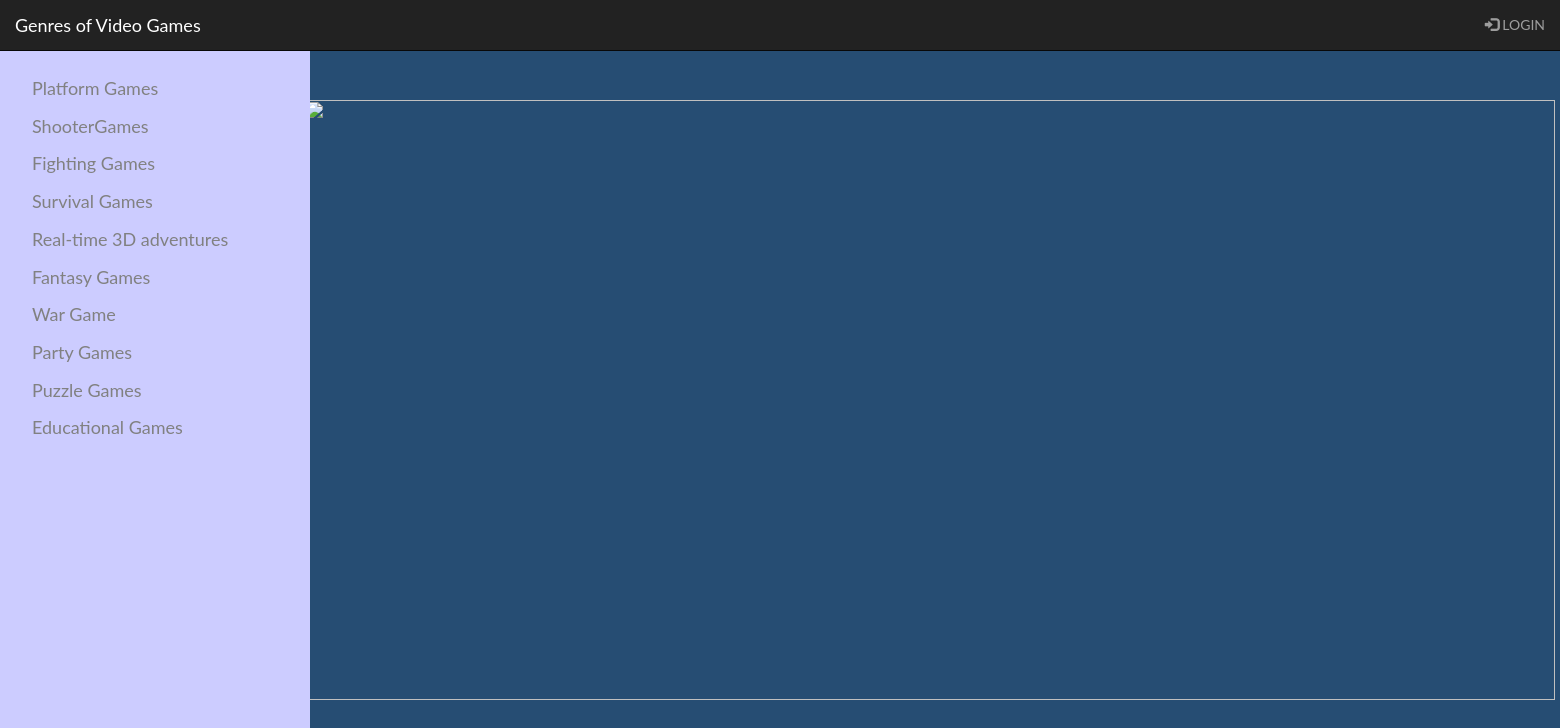
The page /home on the database its author committed.
### db_Setup.py (models this page shows, shortened)
class GameType(Base):
    __tablename__ = 'gametype'
    id = Column(Integer, primary_key=True)
    name = Column(String(250), nullable=False)
    user_id = Column(Integer, ForeignKey('gmailuser.id'))
    user = relationship(GmailUser, backref="gametype")

### file.py (the view)
@app.route('/')
@app.route('/home')
def home():
    value = session.query(GameType).all()
    return render_template('myhome.html', value=value)

### templates/myhome.html (shortened to what this page needs)
{% include 'nav.html' %}
<div class="main">
{% block content %}
	<div class="text-center">
		<img style="width: 1250px; height: 600px; margin: 0; padding: 0; margin-top: 0px" src="https://cdn.vox-cdn.com/thumbor/SZyd813bDiTnqj8a7_yqmlAlFmM=/0x0:1268x717/1200x800/filters:focal(533x258:735x460)/cdn.vox-cdn.com/uploads/chorus_image/image/58980137/fn_battle_royale_1268x717_cf9fa8a783c249aa8d6929126e29f5f190620357.0.jpg"
	</div>
{% endblock content %}
</div>

### templates/nav.html (shortened to what this page needs)
<!DOCTYPE html>
<html lang="en">
<head>
  <link rel="stylesheet" href="https://maxcdn.bootstrapcdn.com/bootstrap/3.3.7/css/bootstrap.min.css">
</head>
<body style="background-color:#264d73">
<nav class="navbar navbar-inverse  navbar-fixed-top">
  <div class="container-fluid">
    <div class="navbar-header">
      <a class="navbar-brand" href="{{ url_for('home') }}">Genres of Video Games</a>
    </div>
    <ul class="nav navbar-nav navbar-right">
      {% if 'username' in session %}
            <li><button class="btn btn-warning mr-sm-2" style="margin-top: 5px; color:#FFFFFF; background-color:#ECE5B6;"><a href="{{ url_for('addGameName')}}">ADD GAME NAME</a></button></li>
            <li style="margin: 10px;"><p class="text-primary mr-sm-2"style="color:#ffcc00">{{ session.username }}</p></li>
            <li><a href="{{ url_for('logout')}}"><span class="glyphicon glyphicon-log-in"></span> LOGOUT</a></li>
      {% else %}
            <li><a href="{{ url_for('showLogin')}}"><span class="glyphicon glyphicon-log-in"></span> LOGIN</a></li>
      {% endif %}
    </ul>
  </div>
</nav>
<div class="sidenav">
  <table>
      {% for ve in value %}
      <tr>
          <td><a href="{{ url_for('showGames',veid=ve.id)}}">{{ve.name}}</a></td>
        </tr>
      {% endfor %}
  </table>
</div>
</body>
</html>

### templates/nav.html (style rules this page uses)
body { font-family: "Lato", sans-serif; }
.sidenav { height: 100%; width: 310px; position: fixed; z-index: 1; top: 50px; left: 0; background-color: #ccccff; overflow-x: hidden; padding-top: 20px; }
.sidenav a { padding: 6px 6px 6px 32px; text-decoration: none; font-size: 18px; color: #818181; display: block; }
.main { margin-left: 300px; }

### rows shown on the page
GameType: name "Platform Games"
GameType: name "ShooterGames"
GameType: name "Fighting Games"
GameType: name "Survival Games"
GameType: name "Real-time 3D adventures"
GameType: name "Fantasy Games"
GameType: name "War Game"
GameType: name "Party Games"
GameType: name "Puzzle Games"
GameType: name "Educational Games"
